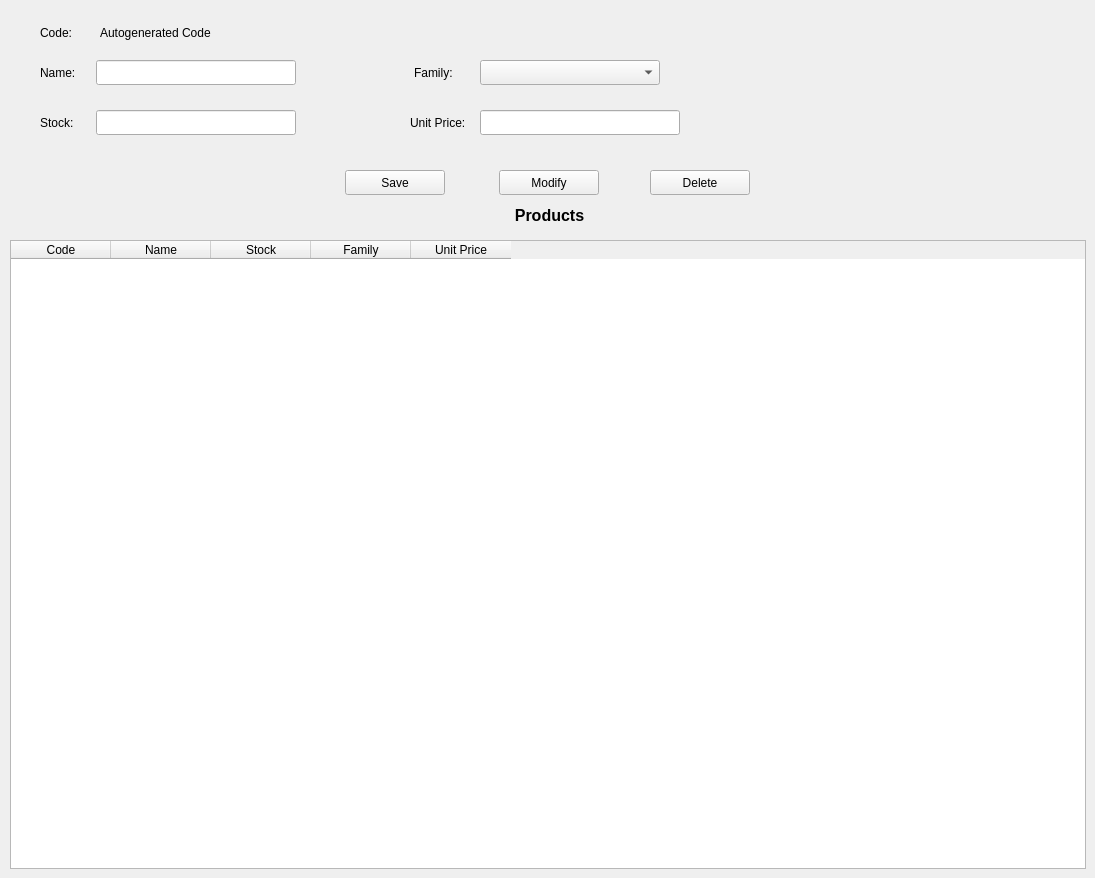
      <widget class="QWidget" name="tab_3">
       <attribute name="title">
        <string>Products</string>
       </attribute>
       <widget class="QTableWidget" name="tableProducts">
        <property name="geometry">
         <rect>
          <x>10</x>
          <y>240</y>
          <width>1076</width>
          <height>629</height>
         </rect>
        </property>
        <property name="minimumSize">
         <size>
          <width>1050</width>
          <height>200</height>
         </size>
        </property>
        <property name="editTriggers">
         <set>QAbstractItemView::NoEditTriggers</set>
        </property>
        <property name="alternatingRowColors">
         <bool>true</bool>
        </property>
        <property name="selectionBehavior">
         <enum>QAbstractItemView::SelectRows</enum>
        </property>
        <attribute name="verticalHeaderVisible">
         <bool>false</bool>
        </attribute>
        <column>
         <property name="text">
          <string>Code</string>
         </property>
        </column>
        <column>
         <property name="text">
          <string>Name</string>
         </property>
        </column>
        <column>
         <property name="text">
          <string>Stock</string>
         </property>
        </column>
        <column>
         <property name="text">
          <string>Family</string>
         </property>
        </column>
        <column>
         <property name="text">
          <string>Unit Price</string>
         </property>
        </column>
       </widget>
       <widget class="QLineEdit" name="txtNameProduct">
        <property name="geometry">
         <rect>
          <x>96</x>
          <y>60</y>
          <width>200</width>
          <height>25</height>
         </rect>
        </property>
        <property name="minimumSize">
         <size>
          <width>200</width>
          <height>25</height>
         </size>
        </property>
        <property name="maximumSize">
         <size>
          <width>200</width>
          <height>25</height>
         </size>
        </property>
        <property name="text">
         <string/>
        </property>
       </widget>
       <widget class="QLabel" name="lblNameProduct">
        <property name="geometry">
         <rect>
          <x>40</x>
          <y>60</y>
          <width>50</width>
          <height>25</height>
         </rect>
        </property>
        <property name="maximumSize">
         <size>
          <width>75</width>
          <height>16777215</height>
         </size>
        </property>
        <property name="text">
         <string>Name:</string>
        </property>
       </widget>
       <widget class="QLineEdit" name="txtStockProduct">
        <property name="geometry">
         <rect>
          <x>96</x>
          <y>110</y>
          <width>200</width>
          <height>25</height>
         </rect>
        </property>
        <property name="minimumSize">
         <size>
          <width>200</width>
          <height>25</height>
         </size>
        </property>
        <property name="maximumSize">
         <size>
          <width>200</width>
          <height>25</height>
         </size>
        </property>
        <property name="text">
         <string/>
        </property>
       </widget>
       <widget class="QLabel" name="lblStockProduct">
        <property name="geometry">
         <rect>
          <x>40</x>
          <y>110</y>
          <width>50</width>
          <height>25</height>
         </rect>
        </property>
        <property name="maximumSize">
         <size>
          <width>75</width>
          <height>16777215</height>
         </size>
        </property>
        <property name="text">
         <string>Stock:</string>
        </property>
       </widget>
       <widget class="QLabel" name="lblFamilyProduct">
        <property name="geometry">
         <rect>
          <x>414</x>
          <y>60</y>
          <width>61</width>
          <height>25</height>
         </rect>
        </property>
        <property name="maximumSize">
         <size>
          <width>75</width>
          <height>25</height>
         </size>
        </property>
        <property name="text">
         <string>Family:</string>
        </property>
       </widget>
       <widget class="QComboBox" name="cmbFamilyProduct">
        <property name="geometry">
         <rect>
          <x>480</x>
          <y>60</y>
          <width>180</width>
          <height>25</height>
         </rect>
        </property>
        <property name="minimumSize">
         <size>
          <width>180</width>
          <height>25</height>
         </size>
        </property>
        <property name="maximumSize">
         <size>
          <width>180</width>
          <height>25</height>
         </size>
        </property>
       </widget>
       <widget class="QLineEdit" name="txtUnitPrice">
        <property name="geometry">
         <rect>
          <x>480</x>
          <y>110</y>
          <width>200</width>
          <height>25</height>
         </rect>
        </property>
        <property name="minimumSize">
         <size>
          <width>200</width>
          <height>25</height>
         </size>
        </property>
        <property name="maximumSize">
         <size>
          <width>200</width>
          <height>25</height>
         </size>
        </property>
        <property name="text">
         <string/>
        </property>
       </widget>
       <widget class="QLabel" name="lblUnitPrice">
        <property name="geometry">
         <rect>
          <x>410</x>
          <y>110</y>
          <width>71</width>
          <height>25</height>
         </rect>
        </property>
        <property name="maximumSize">
         <size>
          <width>75</width>
          <height>16777215</height>
         </size>
        </property>
        <property name="text">
         <string>Unit Price:</string>
        </property>
       </widget>
       <widget class="QPushButton" name="btnDeleteProduct">
        <property name="geometry">
         <rect>
          <x>650</x>
          <y>170</y>
          <width>100</width>
          <height>25</height>
         </rect>
        </property>
        <property name="minimumSize">
         <size>
          <width>100</width>
          <height>25</height>
         </size>
        </property>
        <property name="maximumSize">
         <size>
          <width>100</width>
          <height>25</height>
         </size>
        </property>
        <property name="text">
         <string>Delete</string>
        </property>
       </widget>
       <widget class="QPushButton" name="btnSaveProduct">
        <property name="geometry">
         <rect>
          <x>345</x>
          <y>170</y>
          <width>100</width>
          <height>25</height>
         </rect>
        </property>
        <property name="minimumSize">
         <size>
          <width>100</width>
          <height>25</height>
         </size>
        </property>
        <property name="maximumSize">
         <size>
          <width>100</width>
          <height>25</height>
         </size>
        </property>
        <property name="text">
         <string>Save</string>
        </property>
       </widget>
       <widget class="QPushButton" name="btnModifyProduct">
        <property name="geometry">
         <rect>
          <x>499</x>
          <y>170</y>
          <width>100</width>
          <height>25</height>
         </rect>
        </property>
        <property name="minimumSize">
         <size>
          <width>100</width>
          <height>25</height>
         </size>
        </property>
        <property name="maximumSize">
         <size>
          <width>100</width>
          <height>25</height>
         </size>
        </property>
        <property name="text">
         <string>Modify</string>
        </property>
       </widget>
       <widget class="QLabel" name="lblTableTitleProducts">
        <property name="geometry">
         <rect>
          <x>455</x>
          <y>200</y>
          <width>189</width>
          <height>30</height>
         </rect>
        </property>
        <property name="sizePolicy">
         <sizepolicy hsizetype="Preferred" vsizetype="Preferred">
          <horstretch>150</horstretch>
          <verstretch>30</verstretch>
         </sizepolicy>
        </property>
        <property name="minimumSize">
         <size>
          <width>150</width>
          <height>30</height>
         </size>
        </property>
        <property name="maximumSize">
         <size>
          <width>650</width>
          <height>30</height>
         </size>
        </property>
        <property name="font">
         <font>
          <pointsize>12</pointsize>
          <bold>true</bold>
         </font>
        </property>
        <property name="text">
         <string>Products</string>
        </property>
        <property name="alignment">
         <set>Qt::AlignCenter</set>
        </property>
       </widget>
       <widget class="QPushButton" name="btnCleaProduct">
        <property name="geometry">
         <rect>
          <x>950</x>
          <y>20</y>
          <width>30</width>
          <height>30</height>
         </rect>
        </property>
        <property name="maximumSize">
         <size>
          <width>30</width>
          <height>30</height>
         </size>
        </property>
        <property name="styleSheet">
         <string notr="true">QPushButton{
    background-color: #e6ecf3;
}
QPushButton:hover{
	background-color: #f4f7fa;
}</string>
        </property>
        <property name="text">
         <string/>
        </property>
        <property name="icon">
         <iconset>
          <normaloff>../img/reload.png</normaloff>../img/reload.png</iconset>
        </property>
        <property name="iconSize">
         <size>
          <width>24</width>
          <height>24</height>
         </size>
        </property>
        <property name="flat">
         <bool>true</bool>
        </property>
       </widget>
       <widget class="QLabel" name="lblCodeDosPuntos">
        <property name="geometry">
         <rect>
          <x>40</x>
          <y>20</y>
          <width>50</width>
          <height>25</height>
         </rect>
        </property>
        <property name="maximumSize">
         <size>
          <width>75</width>
          <height>16777215</height>
         </size>
        </property>
        <property name="text">
         <string>Code:</string>
        </property>
       </widget>
       <widget class="QLabel" name="lblCode">
        <property name="geometry">
         <rect>
          <x>100</x>
          <y>20</y>
          <width>151</width>
          <height>25</height>
         </rect>
        </property>
        <property name="maximumSize">
         <size>
          <width>175</width>
          <height>16777215</height>
         </size>
        </property>
        <property name="text">
         <string>Autogenerated Code</string>
        </property>
       </widget>
      </widget>
